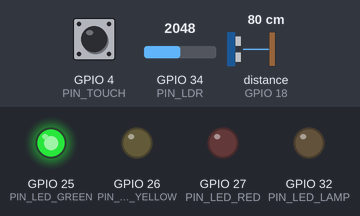
The sketch below on a simulated ESP32. Shown: output pins drawn as LEDs (lit = HIGH). Wiring (inferred from the names in the program): ultrasonic range finder: trigger GPIO 5; echo GPIO 18; IR receiver: data GPIO 19. The inputs (shaded band) are chosen by the test bench; at power-on: distance to the obstacle (sensor on GPIO 18) 80 cm, GPIO 34 (PIN_LDR) = 2048, GPIO 4 (PIN_TOUCH) HIGH. The echo pulse lasts 58.3 µs per cm; WiFi joins after 1.5 s; servers stay silent unless stated; no MQTT or app messages arrive unless stated; pins used as bus, display or sensor lines are not drawn; what the sketch prints to the serial monitor is not drawn.

Above: at 3.5 s.
3.6 s: distance to the obstacle (sensor on GPIO 18) set to 23 cm
5.1 s: distance to the obstacle (sensor on GPIO 18) set to 18 cm
At 6.3 s:
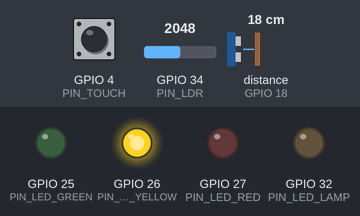
6.6 s: GPIO 34 (PIN_LDR) set to 1552
8.1 s: GPIO 34 (PIN_LDR) set to 1436
At 9.3 s:
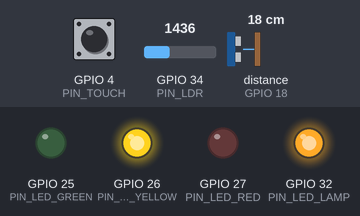
9.6 s: distance to the obstacle (sensor on GPIO 18) set to 12 cm
11.5 s: distance to the obstacle (sensor on GPIO 18) set to 9 cm
At 12.9 s:
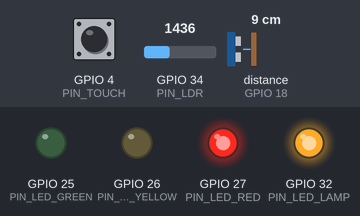
Timing chart, 0 to 14.0 s (numbered marks = the images above; inputs shaded):
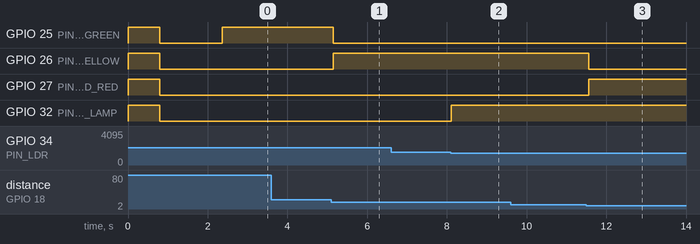

The sketch:

smart_bin.ino
```cpp
/*
 * Smart City Waste Monitoring System
 * ESP32 Firmware
 *
 * Sensors:
 *   - HC-SR04 Ultrasonic  → garbage fill level
 *   - IR sensor           → person approaching bin
 *   - LDR                 → ambient light (street lamp control)
 *   - Capacitive touch    → cleaner reset (ESP32 T0 / GPIO4)
 *
 * Indicators:
 *   - LED_GREEN  → bin empty  (< 40%)
 *   - LED_YELLOW → bin half   (40–80%)
 *   - LED_RED    → bin full   (> 80%)
 *   - LED_LAMP   → street lamp (on when dark)
 *
 * MQTT topics (publish):
 *   city/bins/<BIN_ID>/telemetry   → fill_pct, ir_triggered, ldr_raw, lamp_on
 *   city/bins/<BIN_ID>/events      → "FULL" | "RESET" | "APPROACH"
 *
 * MQTT topics (subscribe):
 *   city/bins/<BIN_ID>/cmd         → "RESET" (remote reset from server)
 */

#include <WiFi.h>
#include <PubSubClient.h>
#include <ArduinoJson.h>

// ── WiFi credentials ────────────────────────────────────────────────────────
#define WIFI_SSID     "YOUR_SSID"
#define WIFI_PASSWORD "YOUR_PASSWORD"

// ── MQTT broker ─────────────────────────────────────────────────────────────
#define MQTT_BROKER   "iot.dan1718.dev"  // Production server
#define MQTT_PORT     1883
#define MQTT_USER     "smartcity"
#define MQTT_PASSWORD "password"

// ── Unique bin identifier ────────────────────────────────────────────────────
// Change per device before flashing, or derive from ESP32 MAC at runtime
#define BIN_ID        "BIN_001"

// ── Pin definitions ──────────────────────────────────────────────────────────
// Ultrasonic (HC-SR04)
#define PIN_TRIG      5
#define PIN_ECHO      18

// IR sensor (active LOW — LOW means object detected)
#define PIN_IR        19

// LDR (analog)
#define PIN_LDR       34    // ADC1_CH6 — use only ADC1 pins when WiFi is on

// Capacitive touch (ESP32 built-in, T0)
#define PIN_TOUCH     T0    // GPIO4

// LEDs
#define PIN_LED_GREEN  25
#define PIN_LED_YELLOW 26
#define PIN_LED_RED    27
#define PIN_LED_LAMP   32

// ── Physical bin dimensions ──────────────────────────────────────────────────
// Distance from sensor (mounted at lid) to empty bin floor, in cm
#define BIN_EMPTY_CM  30.0f
// Distance at which bin is considered completely full, in cm
#define BIN_FULL_CM    5.0f

// ── Thresholds ───────────────────────────────────────────────────────────────
#define FILL_HALF_PCT      40
#define FILL_FULL_PCT      80
#define LDR_DARK_THRESHOLD 1500   // ADC value below which it's considered dark
#define TOUCH_THRESHOLD    40     // capacitive touch sensitivity (lower = more sensitive)

// ── Timing ───────────────────────────────────────────────────────────────────
#define TELEMETRY_INTERVAL_MS  10000UL   // publish telemetry every 10 s
#define DEBOUNCE_MS             500UL

// ── MQTT topics ──────────────────────────────────────────────────────────────
char topicTelemetry[64];
char topicEvents[64];
char topicCmd[64];

// ── State ────────────────────────────────────────────────────────────────────
bool     binFull          = false;
bool     awaitingReset    = false;
uint8_t  lastFillPct      = 0;
uint32_t lastTelemetryMs  = 0;
uint32_t lastIrMs         = 0;
bool     lastIrState      = false;

WiFiClient   wifiClient;
PubSubClient mqtt(wifiClient);

// ────────────────────────────────────────────────────────────────────────────
// Helpers
// ────────────────────────────────────────────────────────────────────────────

float measureDistanceCm() {
  // Send 10µs pulse
  digitalWrite(PIN_TRIG, LOW);
  delayMicroseconds(2);
  digitalWrite(PIN_TRIG, HIGH);
  delayMicroseconds(10);
  digitalWrite(PIN_TRIG, LOW);

  // Measure echo duration; timeout = 30 ms (covers ~500 cm)
  long duration = pulseIn(PIN_ECHO, HIGH, 30000);
  if (duration == 0) return BIN_EMPTY_CM;  // no echo → treat as empty

  float distCm = duration * 0.0343f / 2.0f;
  return constrain(distCm, 0.0f, BIN_EMPTY_CM);
}

uint8_t distanceToFillPct(float distCm) {
  // When distance is BIN_EMPTY_CM → 0%; when BIN_FULL_CM → 100%
  float pct = (BIN_EMPTY_CM - distCm) / (BIN_EMPTY_CM - BIN_FULL_CM) * 100.0f;
  return (uint8_t) constrain(pct, 0.0f, 100.0f);
}

void setStatusLEDs(uint8_t fillPct) {
  digitalWrite(PIN_LED_GREEN,  fillPct <  FILL_HALF_PCT ? HIGH : LOW);
  digitalWrite(PIN_LED_YELLOW, (fillPct >= FILL_HALF_PCT && fillPct < FILL_FULL_PCT) ? HIGH : LOW);
  digitalWrite(PIN_LED_RED,    fillPct >= FILL_FULL_PCT  ? HIGH : LOW);
}

// ────────────────────────────────────────────────────────────────────────────
// MQTT
// ────────────────────────────────────────────────────────────────────────────

void publishEvent(const char* event) {
  StaticJsonDocument<128> doc;
  doc["bin_id"]    = BIN_ID;
  doc["event"]     = event;
  doc["timestamp"] = millis();   // relative; server uses wall clock

  char buf[128];
  serializeJson(doc, buf);
  mqtt.publish(topicEvents, buf, /*retained=*/false);
  Serial.printf("[MQTT] Event → %s : %s\n", topicEvents, buf);
}

void publishTelemetry(uint8_t fillPct, bool irTriggered, int ldrRaw, bool lampOn) {
  StaticJsonDocument<256> doc;
  doc["bin_id"]      = BIN_ID;
  doc["fill_pct"]    = fillPct;
  doc["ir_triggered"]= irTriggered;
  doc["ldr_raw"]     = ldrRaw;
  doc["lamp_on"]     = lampOn;
  doc["awaiting_reset"] = awaitingReset;

  char buf[256];
  serializeJson(doc, buf);
  mqtt.publish(topicTelemetry, buf, /*retained=*/true);
  Serial.printf("[MQTT] Telemetry → fill=%d%% ir=%d ldr=%d lamp=%d\n",
                fillPct, irTriggered, ldrRaw, lampOn);
}

void mqttCallback(char* topic, byte* payload, unsigned int length) {
  char msg[64] = {0};
  memcpy(msg, payload, min((unsigned int)63, length));

  Serial.printf("[MQTT] Received on %s: %s\n", topic, msg);

  if (strcmp(msg, "RESET") == 0) {
    Serial.println("[CMD] Remote reset received.");
    awaitingReset = false;
    binFull       = false;
    publishEvent("RESET");
  }
}

bool connectMQTT() {
  uint8_t attempts = 0;
  while (!mqtt.connected() && attempts < 5) {
    Serial.printf("[MQTT] Connecting as %s...\n", BIN_ID);
    bool ok = (strlen(MQTT_USER) > 0)
      ? mqtt.connect(BIN_ID, MQTT_USER, MQTT_PASSWORD)
      : mqtt.connect(BIN_ID);

    if (ok) {
      Serial.println("[MQTT] Connected.");
      mqtt.subscribe(topicCmd);
      return true;
    }
    Serial.printf("[MQTT] Failed (rc=%d), retry in 2s\n", mqtt.state());
    delay(2000);
    attempts++;
  }
  return false;
}

// ────────────────────────────────────────────────────────────────────────────
// Setup
// ────────────────────────────────────────────────────────────────────────────

void setup() {
  Serial.begin(115200);
  Serial.println("\n[BOOT] Smart Bin " BIN_ID);

  // Pin modes
  pinMode(PIN_TRIG,       OUTPUT);
  pinMode(PIN_ECHO,       INPUT);
  pinMode(PIN_IR,         INPUT);
  pinMode(PIN_LDR,        INPUT);
  pinMode(PIN_LED_GREEN,  OUTPUT);
  pinMode(PIN_LED_YELLOW, OUTPUT);
  pinMode(PIN_LED_RED,    OUTPUT);
  pinMode(PIN_LED_LAMP,   OUTPUT);

  // Startup LED test — all on briefly
  digitalWrite(PIN_LED_GREEN, HIGH);
  digitalWrite(PIN_LED_YELLOW, HIGH);
  digitalWrite(PIN_LED_RED, HIGH);
  digitalWrite(PIN_LED_LAMP, HIGH);
  delay(800);
  digitalWrite(PIN_LED_GREEN, LOW);
  digitalWrite(PIN_LED_YELLOW, LOW);
  digitalWrite(PIN_LED_RED, LOW);
  digitalWrite(PIN_LED_LAMP, LOW);

  // Build MQTT topic strings
  snprintf(topicTelemetry, sizeof(topicTelemetry), "city/bins/%s/telemetry", BIN_ID);
  snprintf(topicEvents,    sizeof(topicEvents),    "city/bins/%s/events",    BIN_ID);
  snprintf(topicCmd,       sizeof(topicCmd),       "city/bins/%s/cmd",       BIN_ID);

  // WiFi
  Serial.printf("[WiFi] Connecting to %s", WIFI_SSID);
  WiFi.mode(WIFI_STA);
  WiFi.begin(WIFI_SSID, WIFI_PASSWORD);
  while (WiFi.status() != WL_CONNECTED) {
    delay(500);
    Serial.print(".");
  }
  Serial.printf("\n[WiFi] Connected — IP: %s\n", WiFi.localIP().toString().c_str());

  // MQTT
  mqtt.setServer(MQTT_BROKER, MQTT_PORT);
  mqtt.setCallback(mqttCallback);
  connectMQTT();
}

// ────────────────────────────────────────────────────────────────────────────
// Loop
// ────────────────────────────────────────────────────────────────────────────

void loop() {
  // Maintain MQTT connection
  if (!mqtt.connected()) {
    connectMQTT();
  }
  mqtt.loop();

  uint32_t now = millis();

  // ── 1. Read sensors ───────────────────────────────────────────────────────

  float    distCm   = measureDistanceCm();
  uint8_t  fillPct  = distanceToFillPct(distCm);
  bool     irNow    = (digitalRead(PIN_IR) == LOW);   // active LOW
  int      ldrRaw   = analogRead(PIN_LDR);
  bool     lampOn   = (ldrRaw < LDR_DARK_THRESHOLD);
  bool     touched  = (touchRead(PIN_TOUCH) < TOUCH_THRESHOLD);

  // ── 2. Street lamp control ────────────────────────────────────────────────
  digitalWrite(PIN_LED_LAMP, lampOn ? HIGH : LOW);

  // ── 3. Status LEDs ────────────────────────────────────────────────────────
  setStatusLEDs(fillPct);

  // ── 4. IR approach detection (debounced) ──────────────────────────────────
  if (irNow && !lastIrState && (now - lastIrMs > DEBOUNCE_MS)) {
    lastIrMs = now;
    Serial.println("[IR] Person approaching.");
    publishEvent("APPROACH");
  }
  lastIrState = irNow;

  // ── 5. Full bin detection ─────────────────────────────────────────────────
  if (fillPct >= FILL_FULL_PCT && !binFull) {
    binFull       = true;
    awaitingReset = true;
    Serial.printf("[BIN] FULL detected at %d%%\n", fillPct);
    publishEvent("FULL");
  }

  // ── 6. Capacitive touch reset (physical) ─────────────────────────────────
  if (touched && awaitingReset) {
    Serial.println("[TOUCH] Cleaner reset triggered.");
    awaitingReset = false;
    binFull       = false;
    publishEvent("RESET");
    delay(DEBOUNCE_MS);   // prevent double-fire
  }

  // ── 7. Periodic telemetry ─────────────────────────────────────────────────
  if (now - lastTelemetryMs >= TELEMETRY_INTERVAL_MS) {
    lastTelemetryMs = now;
    publishTelemetry(fillPct, irNow, ldrRaw, lampOn);
  }

  delay(100);   // 10 Hz sensor polling
}
```

Measured:
- the behaviour switches between 21 and 20 cm on distance to the obstacle (sensor on GPIO 18) (found by bisection; images 0 and 1)
- the behaviour switches between 1500 and 1499 on GPIO 34 (PIN_LDR) (found by bisection; images 1 and 2)
- the behaviour switches between 11 and 10 cm on distance to the obstacle (sensor on GPIO 18) (found by bisection; images 2 and 3)
- after the input at 3.6 s, every drawn part: stays the same
- after the input at 5.1 s, GPIO 25 (PIN_LED_GREEN): HIGH → LOW after 0.05 s; GPIO 26 (PIN_LED_YELLOW): LOW → HIGH after 0.05 s
- after the input at 6.6 s, every drawn part: stays the same
- after the input at 8.1 s, GPIO 32 (PIN_LED_LAMP): LOW → HIGH at once
- after the input at 9.6 s, every drawn part: stays the same
- after the input at 11.5 s, GPIO 26 (PIN_LED_YELLOW): HIGH → LOW after 0.06 s; GPIO 27 (PIN_LED_RED): LOW → HIGH after 0.06 s
